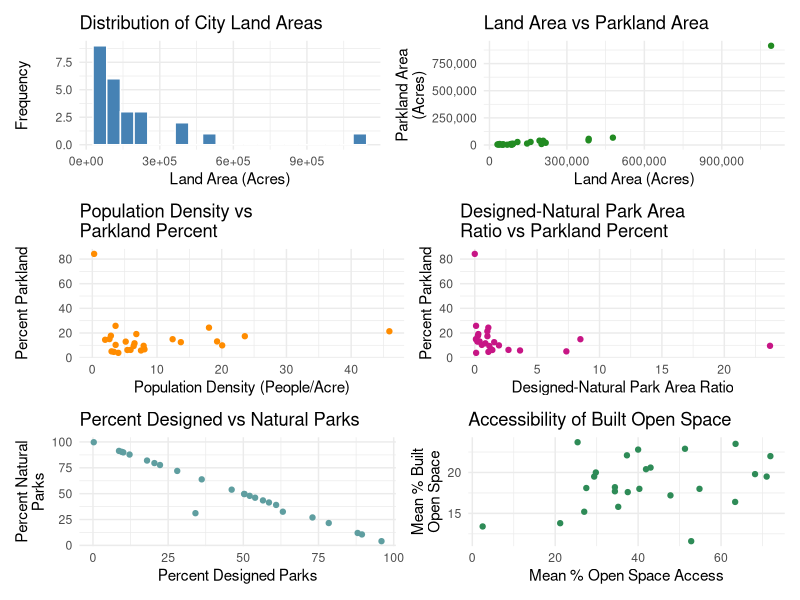

Here is the R script that generated this plot:
## ---- chunk 1
#| label: Basic EDA

library(tidyverse)
library(here)
library(flextable)
library(patchwork)

# Create some visualizations and descriptions of what data you have, where you got it, and how and if you need to clean and manipulate it for your project

# Import data from csvs and clean NAs
parkserve_data <- read_csv(here("data", "clean_data/parkserve_summarized_facts_2020.csv")) %>% 
  drop_na()
un_land_use_data <- read_csv(here("data", "clean_data/un_land_use.csv")) %>% 
  drop_na()

# Add columns and finish cleaning parkserve data
clean_parkserve_data <- parkserve_data %>%
  mutate(
    across(-city_name, ~ as.numeric(.x)),  # Convert all columns to numeric except for city name
    parkland_percent = parkland_percent * 100, # Convert parkland percent from ratio
    # Fix design/natural park area percentage calculations
    percent_designed_parks = ifelse(parkland_area == 0, NA, (designed_park_area / parkland_area) * 100),
    percent_natural_parks = ifelse(parkland_area == 0, NA, (natural_park_area / parkland_area) * 100),
    #New calculation for designed-natural area ratio
    dn_area_ratio = ifelse(percent_natural_parks == 0, NA, percent_designed_parks / percent_natural_parks)
  )

  
  
# Join data removing cities found in only one of the two datasets
urban_parks_data <- clean_parkserve_data %>% 
  inner_join(un_land_use_data, by = "city_name")  

# Basic data structure exploration
glimpse(urban_parks_data)

# Descriptive Stats

  # Write function to round numeric columns to two decimal places
  round_numeric <- function(df) {
    df %>% 
      mutate(across(where(is.numeric), ~round(.x, 2)))
  }

  # Summarize stats by variable
    desc_stats_parks <- urban_parks_data %>% 
      select(where(is.numeric)) %>% 
      pivot_longer(cols = everything(), names_to = "variable", values_to = "value") %>% 
      group_by(variable) %>% 
      summarize(mean = mean(value, na.rm = TRUE), 
                median = median(value, na.rm = TRUE), 
                sd = sd(value, na.rm = TRUE),
                Q1 = quantile(value, 0.25, na.rm = TRUE),
                Q3 = quantile(value, 0.75, na.rm = TRUE)) %>% 
      round_numeric()
      
      # Print descriptive stats with flextable
      desc_stats_flex <- flextable(desc_stats_parks) %>%
        set_caption("Summarized Urban Parks Statistics") %>% 
        set_header_labels(
          variable = "Variable",
          mean = "Mean",
          median = "Median",
          sd = "Standard Deviation",
          Q1 = "1st Quartile (Q1)",
          Q3 = "3rd Quartile (Q3)") %>% 
        autofit()

# Find Top/Bottom cities for percent parkland
  
  # Select relevant columns
    simplified_vars <- c("city_name", "city_pop", "revised_area", "pop_density", "parkland_area", "dn_area_ratio", "parkland_percent", "parkland_per_1k_pop", "percent_half_mile_walk")
  
  # Filter top/bottom 10 cities
  top10_park_percent <- urban_parks_data %>% 
    arrange(desc(parkland_percent)) %>% 
    slice_head(n = 10) %>% 
    select(all_of(simplified_vars)) %>% 
    round_numeric()
  
  bottom10_park_percent <- urban_parks_data %>% 
    arrange(parkland_percent) %>% 
    slice_head(n = 10) %>% 
    select(all_of(simplified_vars)) %>% 
    round_numeric()
  
  # Create top/bottom 10 flextables w/ function
  # Create function
  make_best_worst_flextbl <-function(df, caption) {
    flextable(df) %>% 
    set_caption(caption) %>%
    set_header_labels(
      city_name = "City Name",
      city_pop = "City Population",
      revised_area = "City Land Area (Revised) (Acres)",
      pop_density = "Population Density (People/Acre)",
      parkland_area = "City Parkland Area (Acres)",
      parkland_percent = "Percent Parkland",
      parkland_per_1k_pop = "Parkland Per (1000) Capita",
      percent_half_mile_walk = "Percent of Residents within 0.5 Miles of a Park",
      dn_area_ratio = "Designed-Natural Park Area Ratio (Designed Park (%) / Natural Park (%)") %>% 
    autofit()
  }
  
  top10_park_percent_flex <- make_best_worst_flextbl(top10_park_percent, "Top 10 Cities for Parkland Percentage")
  
  bottom10_park_percent_flex <- make_best_worst_flextbl(bottom10_park_percent, "Top 10 Cities for Parkland Percentage")
  
# Make plots to visualize the data
# Histogram: Land Area
land_area_plot <- ggplot(urban_parks_data, aes(x = as.numeric(land_area))) +
  geom_histogram(bins = 20, fill = "steelblue", color = "white") +
  labs(x = "Land Area (Acres)", y = "Frequency", title = "Distribution of City Land Areas") +
  theme_minimal()

# Scatterplot: Land Area vs Parkland Area
land_vs_park_area_plot <- ggplot(urban_parks_data, aes(x = as.numeric(land_area), y = parkland_area)) +
  geom_point(color = "forestgreen") +
  labs(x = "Land Area (Acres)", y = "Parkland Area\n(Acres)", title = "Land Area vs Parkland Area") +
  scale_x_continuous(labels = scales::label_comma()) +
  scale_y_continuous(labels = scales::label_comma()) +
  theme_minimal()

# Scatterplot: Population Density vs Parkland Percent
density_vs_park_percent_plot <- ggplot(urban_parks_data, aes(x = as.numeric(pop_density), y = parkland_percent)) +
  geom_point(color = "darkorange") +
  labs(x = "Population Density (People/Acre)", y = "Percent Parkland", title = "Population Density vs\nParkland Percent") +
  scale_x_continuous(labels = scales::label_comma()) +
  scale_y_continuous(labels = scales::label_comma()) +
  theme_minimal()

# Scatterplot: Designed-Natural Park Area Ratio vs Parkland Percent
dn_area_ratio_vs_park_percent_plot <- ggplot(urban_parks_data, aes(x = dn_area_ratio, y = parkland_percent)) +
  geom_point(color = "mediumvioletred") +
  labs(x = "Designed-Natural Park Area Ratio", y = "Percent Parkland", title = "Designed-Natural Park Area\nRatio vs Parkland Percent") +
  scale_x_continuous(labels = scales::label_comma()) +
  scale_y_continuous(labels = scales::label_comma()) +
  theme_minimal()

# Scatterplot: Percent Designed Parks vs Percent Natural Parks
designed_vs_natural_parks_plot <- ggplot(urban_parks_data, aes(x = percent_designed_parks, y = percent_natural_parks)) +
  geom_point(color = "cadetblue") +
  labs(x = "Percent Designed Parks", y = "Percent Natural\nParks", title = "Percent Designed vs Natural Parks") +
  theme_minimal()

# Scatterplot: Percent Open Space Access vs Percent Built Open Space
open_space_access_vs_built_plot <- ggplot(urban_parks_data, aes(x = mean_percent_open_space_access, y = mean_percent_built_open_space)) +
  geom_point(color = "seagreen") +
  labs(x = "Mean % Open Space Access", y = "Mean % Built\nOpen Space", title = "Accessibility of Built Open Space") +
  theme_minimal()

# Combine all plots in one figure using patchwork (optional)
all_eda_plots <- (land_area_plot | land_vs_park_area_plot) / 
  (density_vs_park_percent_plot | dn_area_ratio_vs_park_percent_plot) / 
  (designed_vs_natural_parks_plot| open_space_access_vs_built_plot) +
  plot_layout(guides = "collect")

# Display data summary and visualization

  # Display flextables
  desc_stats_flex
  top10_park_percent_flex
  bottom10_park_percent_flex 
  
  # Display patchwork plots
  all_eda_plots
